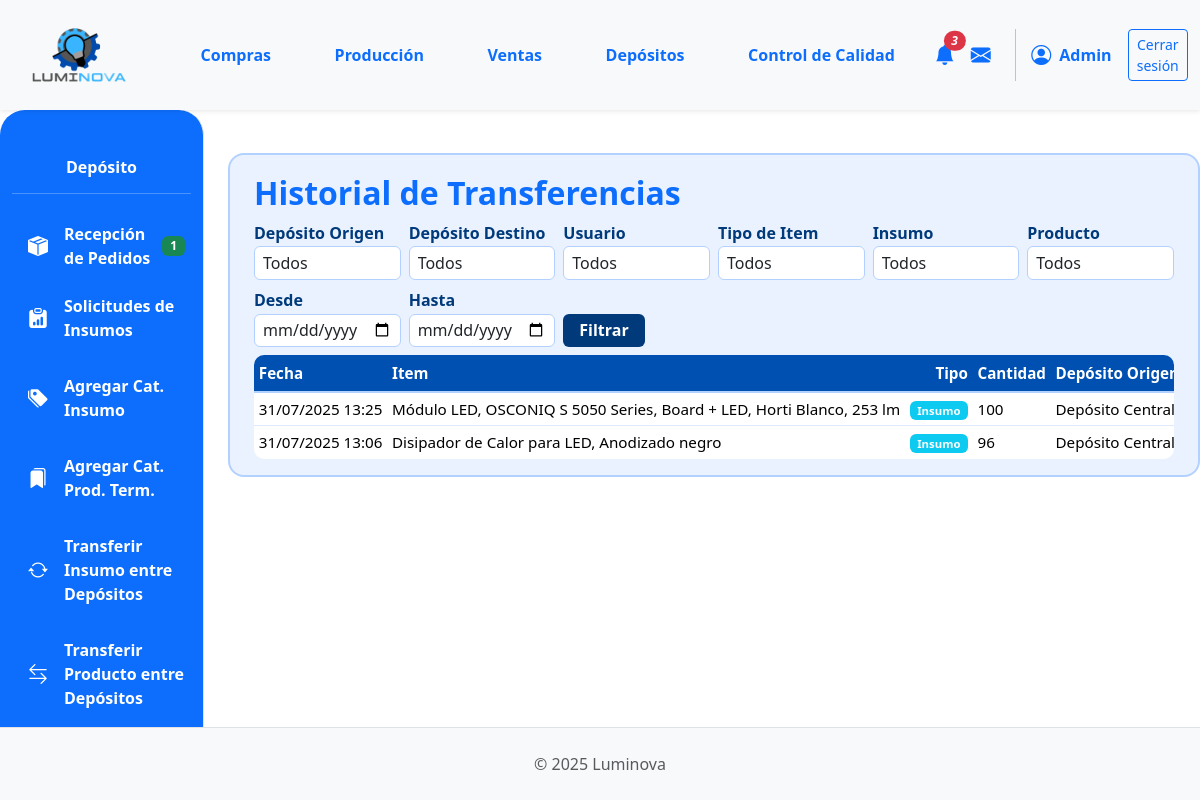
The app's page /deposito/deposito/historial-transferencias/ (signed in), older data.
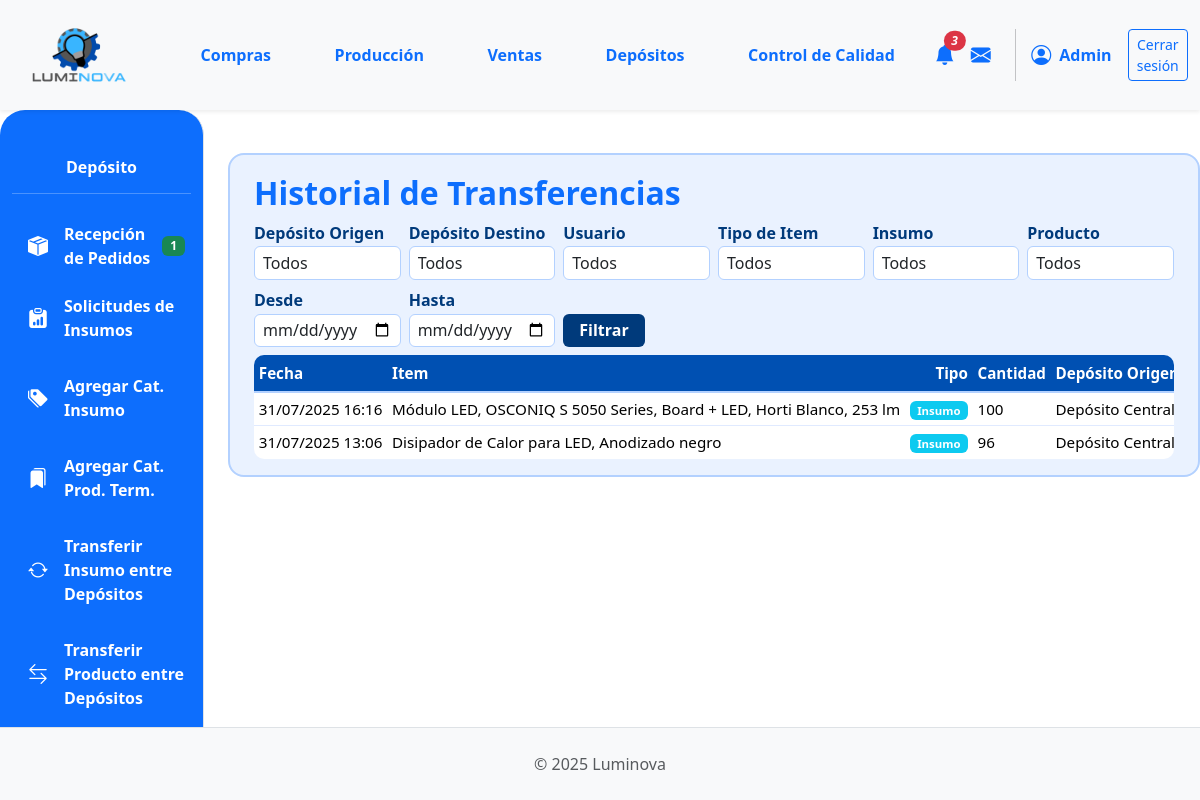
The same page, newer data.
### App_LUMINOVA/models.py (models this page shows, shortened)
class MovimientoStock(models.Model):
    insumo = models.ForeignKey('Insumo', on_delete=models.CASCADE, null=True, blank=True)
    producto = models.ForeignKey('ProductoTerminado', on_delete=models.CASCADE, null=True, blank=True)
    deposito_origen = models.ForeignKey('Deposito', on_delete=models.CASCADE, related_name='movimientos_salida', null=True, blank=True)
    deposito_destino = models.ForeignKey('Deposito', on_delete=models.CASCADE, related_name='movimientos_entrada', null=True, blank=True)
    cantidad = models.IntegerField()
    tipo = models.CharField(max_length=20, choices=[('entrada', 'Entrada'), ('salida', 'Salida'), ('transferencia', 'Transferencia')])
    fecha = models.DateTimeField(auto_now_add=True)
    usuario = models.ForeignKey(User, on_delete=models.SET_NULL, null=True)
    motivo = models.CharField(max_length=255, blank=True)

class Insumo(models.Model):
    descripcion = models.CharField(max_length=255)
    categoria = models.ForeignKey(
        CategoriaInsumo, on_delete=models.PROTECT, related_name="insumos"
    )
    fabricante = models.ForeignKey(
        Fabricante,
        on_delete=models.SET_NULL,
        null=True,
        blank=True,
        related_name="insumos_fabricados",
    )
    imagen = models.ImageField(null=True, blank=True, upload_to="insumos/")
    stock = models.IntegerField(default=0)
    cantidad_en_pedido = models.PositiveIntegerField(
        default=0, verbose_name="Cantidad en Pedido", blank=True, null=True
    )
    deposito = models.ForeignKey(
        "Deposito",
        on_delete=models.PROTECT,
        related_name="insumos",
        null=True,
        blank=True,
        help_text="Depósito al que pertenece este insumo",
    )

class Deposito(models.Model):
    nombre = models.CharField(max_length=100, unique=True)
    ubicacion = models.CharField(max_length=255, blank=True)
    descripcion = models.TextField(blank=True)

### App_LUMINOVA/views_transferencias.py (the view)
# urls.py: path("deposito/historial-transferencias/", historial_transferencias_view, name="historial_transferencias"),
@login_required
def historial_transferencias_view(request):
    depositos = Deposito.objects.all()
    usuarios = User.objects.all()
    insumos = Insumo.objects.all()
    productos = ProductoTerminado.objects.all()
    transferencias = MovimientoStock.objects.filter(tipo="transferencia").select_related(
        "insumo", "producto", "deposito_origen", "deposito_destino", "usuario"
    ).order_by("-fecha")
    deposito_origen_id = request.GET.get("deposito_origen")
    deposito_destino_id = request.GET.get("deposito_destino")
    usuario_id = request.GET.get("usuario")
    insumo_id = request.GET.get("insumo")
    producto_id = request.GET.get("producto")
    tipo_item = request.GET.get("tipo_item")  # "insumo" o "producto"
    fecha_desde = request.GET.get("fecha_desde")
    fecha_hasta = request.GET.get("fecha_hasta")
    if deposito_origen_id:
        transferencias = transferencias.filter(deposito_origen_id=deposito_origen_id)
    if deposito_destino_id:
        transferencias = transferencias.filter(deposito_destino_id=deposito_destino_id)
    if usuario_id:
        transferencias = transferencias.filter(usuario_id=usuario_id)
    if insumo_id:
        transferencias = transferencias.filter(insumo_id=insumo_id)
    if producto_id:
        transferencias = transferencias.filter(producto_id=producto_id)
    if tipo_item == "insumo":
        transferencias = transferencias.filter(insumo__isnull=False)
    elif tipo_item == "producto":
        transferencias = transferencias.filter(producto__isnull=False)
    if fecha_desde:
        transferencias = transferencias.filter(fecha__gte=fecha_desde)
    if fecha_hasta:
        transferencias = transferencias.filter(fecha__lte=fecha_hasta)
    context = {
        "transferencias": transferencias,
        "depositos": depositos,
        "usuarios": usuarios,
        "insumos": insumos,
        "productos": productos,
        "filtros": {
            "deposito_origen_id": deposito_origen_id,
            "deposito_destino_id": deposito_destino_id,
            "usuario_id": usuario_id,
            "insumo_id": insumo_id,
            "producto_id": producto_id,
            "tipo_item": tipo_item,
            "fecha_desde": fecha_desde,
            "fecha_hasta": fecha_hasta,
        },
    }
    return render(request, "deposito/historial_transferencias.html", context)

### App_LUMINOVA/templates/deposito/historial_transferencias.html (shortened to what this page needs)
{% extends 'padre.html' %}
{% block sidebar_content %}
    {% include 'deposito/sidebar_include.html' %}
{% endblock %}
{% block content %}
<div class="historial-card">
    <h2 class="fw-bold text-primary">Historial de Transferencias</h2>
    <form method="get" class="mb-2 historial-form">
      <div class="row g-2 align-items-end flex-wrap">
        <div class="col-6 col-md-2">
          <label>Depósito Origen</label>
          <select name="deposito_origen" class="form-select">
            <option value="">Todos</option>
          </select>
        </div>
        <div class="col-6 col-md-2">
          <label>Depósito Destino</label>
          <select name="deposito_destino" class="form-select">
            <option value="">Todos</option>
          </select>
        </div>
        <div class="col-6 col-md-2">
          <label>Usuario</label>
          <select name="usuario" class="form-select">
            <option value="">Todos</option>
          </select>
        </div>
        <div class="col-6 col-md-2">
          <label>Tipo de Item</label>
          <select name="tipo_item" class="form-select">
            <option value="">Todos</option>
          </select>
        </div>
        <div class="col-6 col-md-2">
          <label>Insumo</label>
          <select name="insumo" class="form-select">
            <option value="">Todos</option>
          </select>
        </div>
        <div class="col-6 col-md-2">
          <label>Producto</label>
          <select name="producto" class="form-select">
            <option value="">Todos</option>
          </select>
        </div>
        <div class="col-6 col-md-2">
          <label>Desde</label>
          <input type="date" name="fecha_desde" value="{{ filtros.fecha_desde }}" class="form-control">
        </div>
        <div class="col-6 col-md-2">
          <label>Hasta</label>
          <input type="date" name="fecha_hasta" value="{{ filtros.fecha_hasta }}" class="form-control">
        </div>
        <div class="col-12 col-md-1 d-grid mt-2 mt-md-0">
          <button type="submit" class="btn btn-primary w-100">Filtrar</button>
        </div>
      </div>
    </form>
    <div class="table-responsive historial-table">
        <table class="table table-hover align-middle mb-0">
            <thead>
                <tr>
                    <th>Fecha</th>
                    <th>Item</th>
                    <th>Tipo</th>
                    <th>Cantidad</th>
                    <th>Depósito Origen</th>
                </tr>
            </thead>
            <tbody>
                {% for t in transferencias %}
                <tr>
                    <td>{{ t.fecha|date:'d/m/Y H:i' }}</td>
                    <td>
                        {% if t.insumo %}
                            {{ t.insumo.descripcion }}
                        {% elif t.producto %}
                            {{ t.producto.descripcion }}
                        {% else %}
                            <span class="text-muted">Sin especificar</span>
                        {% endif %}
                    </td>
                    <td>
                        {% if t.insumo %}
                            <span class="badge bg-info">Insumo</span>
                        {% elif t.producto %}
                            <span class="badge bg-success">Producto</span>
                        {% else %}
                            <span class="badge bg-secondary">Desconocido</span>
                        {% endif %}
                    </td>
                    <td>{{ t.cantidad }}</td>
                    <td>{{ t.deposito_origen.nombre }}</td>
                </tr>
                {% empty %}
                <tr>
                    <td colspan="8" class="text-center text-muted">No hay transferencias registradas.</td>
                </tr>
                {% endfor %}
            </tbody>
        </table>
    </div>
</div>
{% endblock %}

### App_LUMINOVA/templates/padre.html (shortened to what this page needs)
{% load static %}
{% load django_bootstrap5 %}
<!DOCTYPE html>
<html lang="es">
<head>
    {% bootstrap_css %}
    <link rel="stylesheet" href="{% static 'css/custom.css' %}">
    <link rel="stylesheet" href="https://cdn.jsdelivr.net/npm/bootstrap-icons@1.11.3/font/bootstrap-icons.min.css">
</head>
<body>
    <header class="site-header">
        {% include 'shared/header.html' %}
    </header>
    <div class="container-fluid content-area">
        <div class="row">
            {% block sidebar_content %}{% endblock %}
            <main class="col-md-9 ms-sm-auto col-lg-10 px-md-4 py-4 main-column">
                {% block content %}{% endblock %}
            </main>
        </div>
    </div>
    <footer class="site-footer">
        {% include 'shared/footer.html' %}
    </footer>
</body>
</html>

### App_LUMINOVA/templates/shared/header.html (shortened to what this page needs)
{% load static %}
<header>
    <nav class="navbar navbar-expand-lg navbar-light bg-light shadow-sm p-0">
        <div class="container-fluid d-flex align-items-center">
            <div class="col-md-3 col-lg-1">
                <a class="navbar-brand d-flex align-items-center ms-3" href="{% url 'App_LUMINOVA:dashboard' %}">
                    <img src="{% static 'img/logo.png' %}" alt="Luminova Logo" height="100" width="100" class="d-inline-block align-text-top me-2">
                </a>
            </div>
            <div class="collapse navbar-collapse" id="navbarContent" style="padding-left: 5%;">
                <ul class="navbar-nav mb-2 mb-lg-0 d-flex justify-content-around w-100">
                    <li class="nav-item"><a class="nav-link text-primary fw-bold" href="{% url 'App_LUMINOVA:compras_lista_oc' %} ">Compras</a></li>
                    <li class="nav-item"><a class="nav-link text-primary fw-bold" href="{% url 'App_LUMINOVA:produccion_principal' %}">Producción</a></li>
                    <li class="nav-item"><a class="nav-link text-primary fw-bold" href="{% url 'App_LUMINOVA:ventas_lista_ov' %}">Ventas</a></li>
                    <li class="nav-item"><a class="nav-link text-primary fw-bold" href="{% url 'App_LUMINOVA:seleccionar_deposito' %}">Depósitos</a></li>
                    <li class="nav-item"><a class="nav-link text-primary fw-bold" href="{% url 'App_LUMINOVA:control_calidad_view' %}">Control de Calidad</a></li>
                </ul>
                <div class="navbar-nav ms-auto d-flex flex-row align-items-center">
                    {% if user.is_authenticated %}
                        <div class="nav-item dropdown">
                            <a class="nav-link px-2" href="#" role="button" data-bs-toggle="dropdown" aria-expanded="false" title="Notificaciones">
                                <i class="bi bi-bell-fill fs-5 position-relative text-primary">
                                    {% if total_notificaciones > 0 %}
                                    <span class="position-absolute top-0 start-100 translate-middle badge rounded-pill bg-danger" style="font-size: 0.6em;">{{ total_notificaciones }}</span>
                                    {% endif %}
                                </i>
                            </a>
                        </div>
                        <div class="nav-item">
                             <a class="nav-link px-2" href="#" title="Mensajes"><i class="bi bi-envelope-fill fs-5 text-primary"></i></a>
                        </div>
                        <div class="nav-item d-flex align-items-center">
                             <i class="bi bi-person-circle fs-5 text-primary"></i>
                             <span class="ms-2 fw-bold text-primary">{{ user.first_name|default:user.username|capfirst }}</span>
                        </div>
                        <div class="nav-item ms-3">
                            <a class="btn btn-outline-primary btn-sm" href="{% url 'App_LUMINOVA:logout' %}">Cerrar sesión</a>
                        </div>
                    {% endif %}
                </div>
            </div>
        </div>
    </nav>
</header>

### App_LUMINOVA/templates/deposito/sidebar_include.html
{% include 'deposito/deposito_sidebar.html' %}

### App_LUMINOVA/templates/deposito/deposito_sidebar.html (shortened to what this page needs)
{% load static %}
{% url 'App_LUMINOVA:deposito_view' as url_deposito_principal %}
{% url 'App_LUMINOVA:categoria_i_create' as url_cat_i_create %}
{% url 'App_LUMINOVA:categoria_pt_create' as url_cat_pt_create %}
{% url 'App_LUMINOVA:deposito_solicitudes_insumos' as url_deposito_solicitudes %}
{% url 'App_LUMINOVA:deposito_recepcion_pedidos' as url_deposito_recepcion %}
{% url 'App_LUMINOVA:transferencia_insumo' as url_transferencia_insumo %}
{% url 'App_LUMINOVA:transferencia_producto' as url_transferencia_producto %}
{% if puede_ver_deposito_sidebar %}
<nav id="sidebarMenu" class="col-md-3 col-lg-2 d-md-block bg-primary sidebar collapse border-end vh-100" style="border-top-left-radius: 25px; border-top-right-radius: 25px;">
    <div class="position-sticky pt-4">
        <h6 class="sidebar-heading d-flex justify-content-center align-items-center px-3 mt-4 mb-1 text-white fw-bold">
            <a href="{{ url_deposito_principal }}"><span style="color: white;">Depósito</span></a>
        </h6>
        <hr class="text-white">
        <ul class="nav flex-column">
            <li class="nav-item">
                <a class="nav-link text-white fw-bold custom-active-button d-flex align-items-center sidebar-link {% if request.path == url_deposito_recepcion %}active{% endif %}" href="{{ url_deposito_recepcion }}">
                    <i class="bi bi-box-seam-fill fs-5 me-2"></i> <span class="ms-2">Recepción de Pedidos</span>
                    {% if ocs_en_transito_count_sidebar > 0 %}
                        <span class="badge bg-success ms-auto">{{ ocs_en_transito_count_sidebar }}</span>
                    {% endif %}
                </a>
            </li>
            <li class="nav-item">
                <a class="nav-link text-white fw-bold custom-active-button d-flex align-items-center sidebar-link {% if request.path == url_deposito_solicitudes %}active{% endif %}" href="{{ url_deposito_solicitudes }}">
                    <i class="bi bi-clipboard-data-fill fs-5 me-2"></i> <span class="ms-2">Solicitudes de Insumos</span>
                </a>
            </li>
            <li class="nav-item mt-2">
                <a class="nav-link text-white fw-bold custom-active-button d-flex align-items-center sidebar-link {% if request.path == url_cat_i_create %}active{% endif %}" href="{{ url_cat_i_create }}">
                    <i class="bi bi-tags-fill fs-5 me-2"></i> <span class="ms-2">Agregar Cat. Insumo</span>
                </a>
            </li>
            <li class="nav-item mt-2">
                <a class="nav-link text-white fw-bold custom-active-button d-flex align-items-center sidebar-link {% if request.path == url_cat_pt_create %}active{% endif %}" href="{{ url_cat_pt_create }}">
                    <i class="bi bi-bookmarks-fill fs-5 me-2"></i> <span class="ms-2">Agregar Cat. Prod. Term.</span>
                </a>
            </li>
            <li class="nav-item mt-2">
                <a class="nav-link text-white fw-bold custom-active-button d-flex align-items-center sidebar-link {% if request.path == url_transferencia_insumo %}active{% endif %}" href="{{ url_transferencia_insumo }}">
                    <i class="bi bi-arrow-repeat fs-5 me-2"></i> <span class="ms-2">Transferir Insumo entre Depósitos</span>
                </a>
            </li>
            <li class="nav-item mt-2">
                <a class="nav-link text-white fw-bold custom-active-button d-flex align-items-center sidebar-link {% if request.path == url_transferencia_producto %}active{% endif %}" href="{{ url_transferencia_producto }}">
                    <i class="bi bi-arrow-left-right fs-5 me-2"></i> <span class="ms-2">Transferir Producto entre Depósitos</span>
                </a>
            </li>
        </ul>
    </div>
</nav>
{% endif %}

### App_LUMINOVA/templates/shared/footer.html
<footer class="text-center py-4 border-top bg-light">
    <div class="container">
    <span class="text-muted">&copy; 2025 Luminova</span>
    </div>
</footer>

Row changes from the older to the newer data that the page shows:
removed MovimientoStock: fecha "31/07/2025 13:25", insumo.descripcion "Módulo LED, OSCONIQ S 5050 Series, Board + LED, Horti Blanco, 253 lm", shows "Insumo", cantidad "100", deposito_origen.nombre "Depósito Central…"
added MovimientoStock: fecha "31/07/2025 16:16", insumo.descripcion "Módulo LED, OSCONIQ S 5050 Series, Board + LED, Horti Blanco, 253 lm", shows "Insumo", cantidad "100", deposito_origen.nombre "Depósito Central…"
